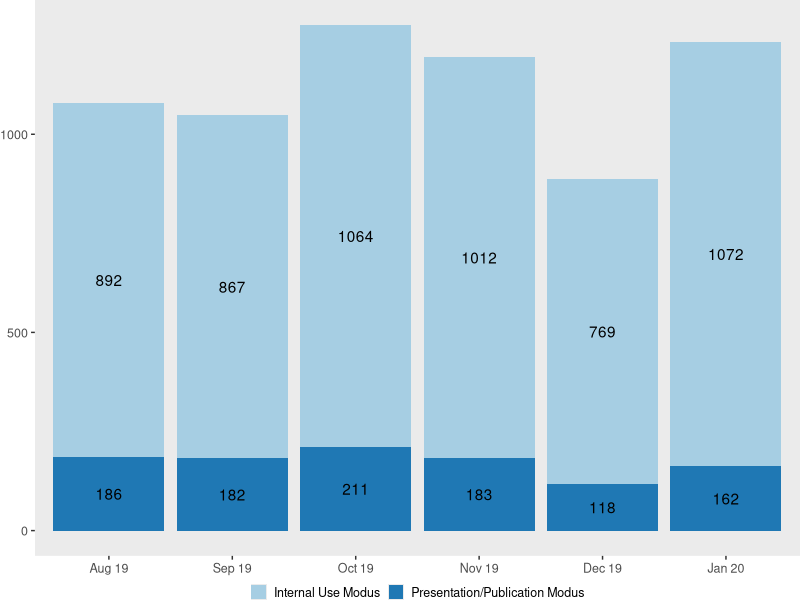
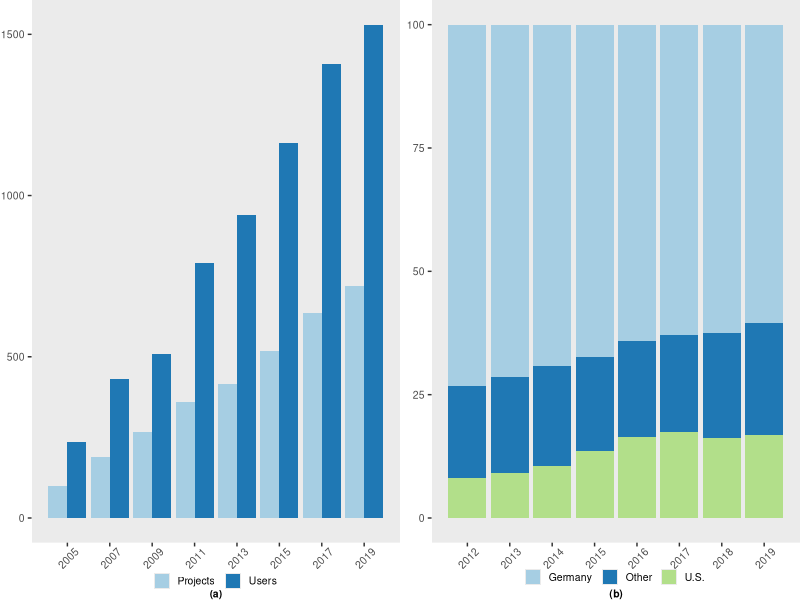
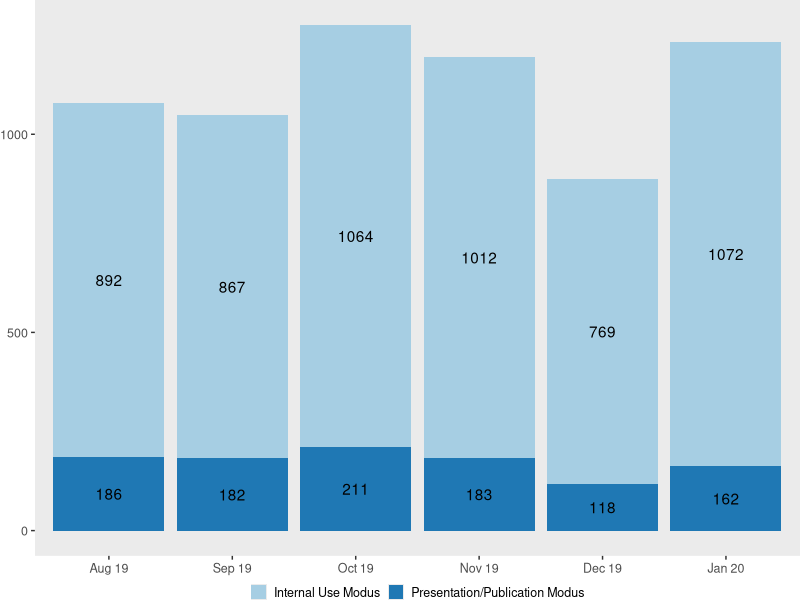
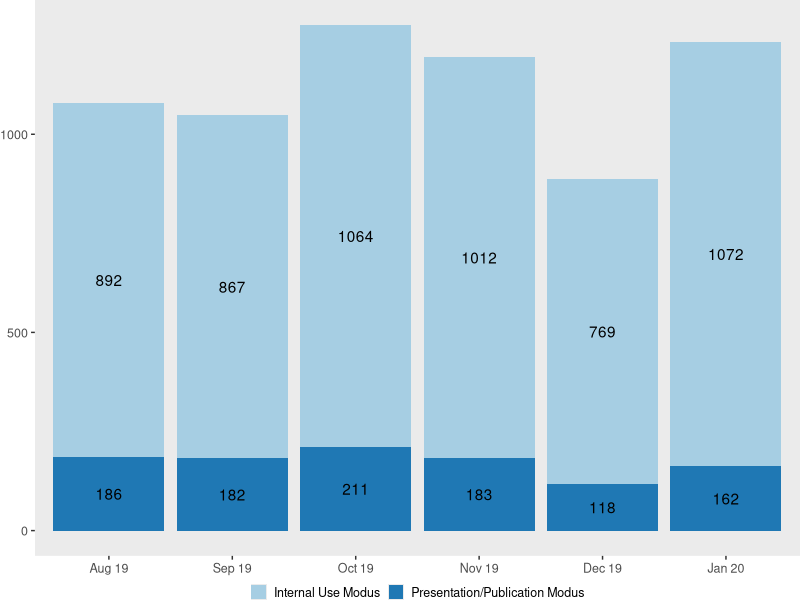
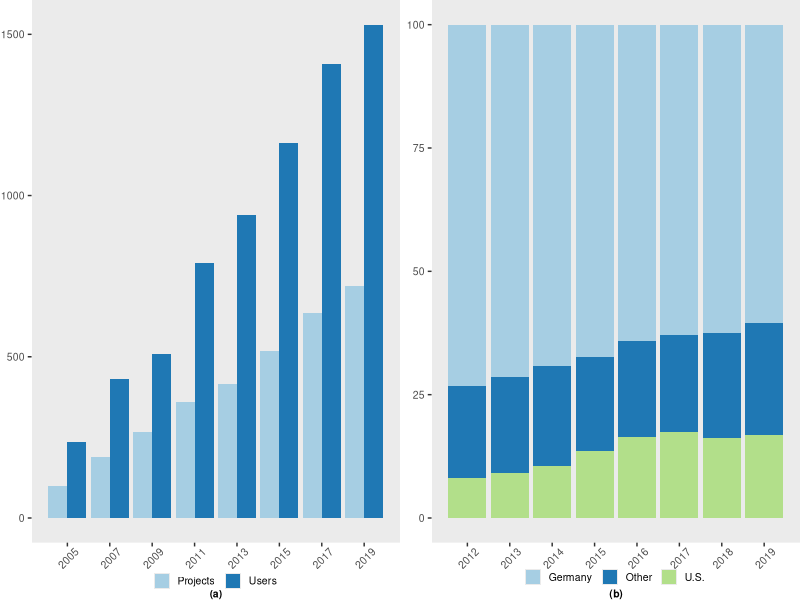
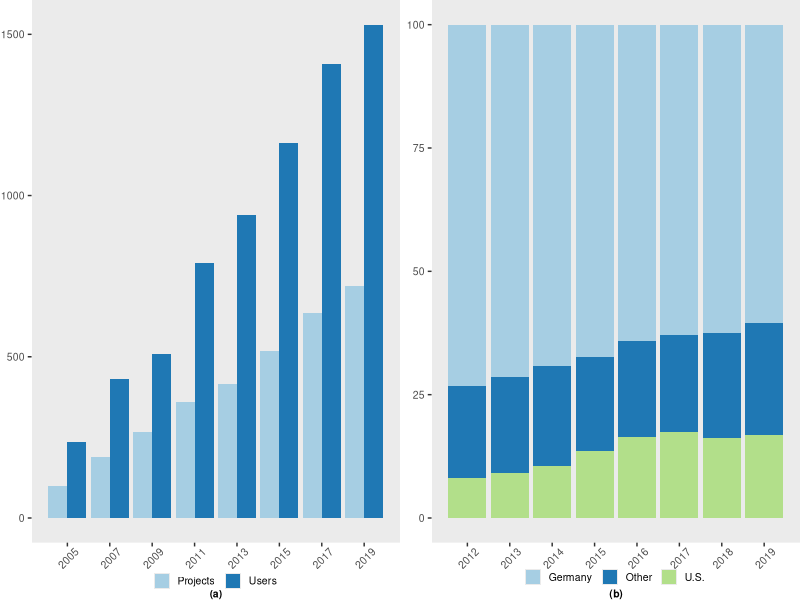
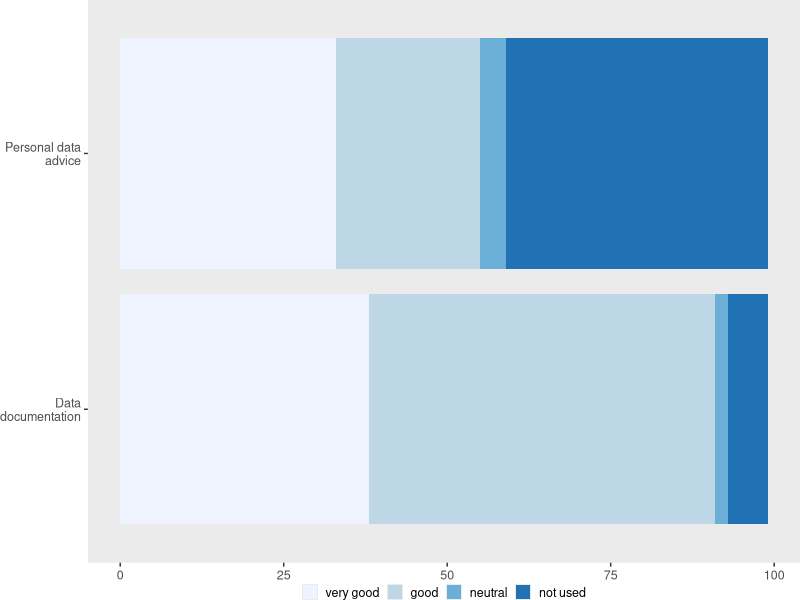
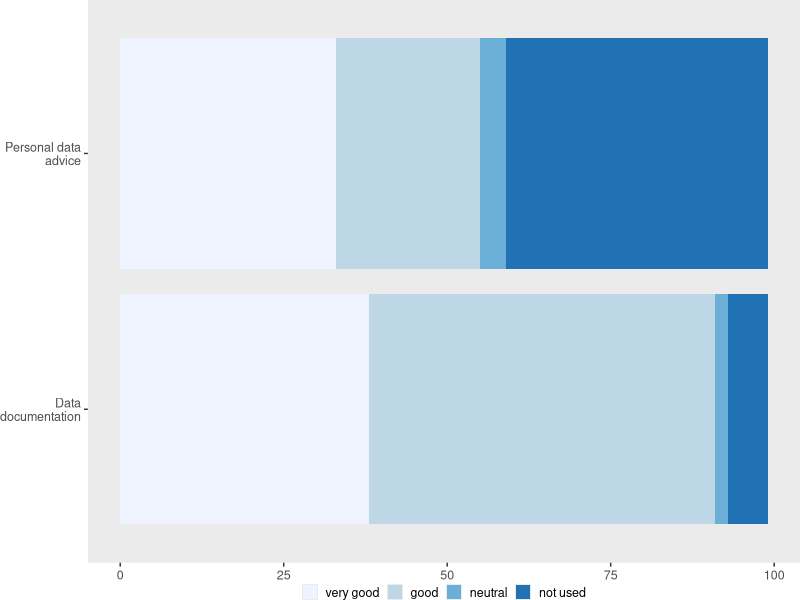

The R script that drew these images, in order:
# Author: Jim Shen
# Description: This will generate figures for the IAB chapter.
# This program no longer runs when the book is compiled. Past
# testing showed that ggpubr vastly increases the build time 
# for the book. Run this program separately.

library(ggplot2)
library(ggpubr)
library(RColorBrewer)

# Figure 1
iabf1data <- read.csv("./assets/iab/figure1.csv")  # read csv file 

iabf1data$Date <- factor(iabf1data$Date,levels = c("Aug 19", "Sep 19", "Oct 19", "Nov 19", "Dec 19", "Jan 20"))

iabfigure1 <- ggplot(iabf1data, aes(fill=Mode, y=Count, x=Date)) + 
  geom_bar(position="stack", stat="identity") +
  geom_text(aes(label=Count), position = position_stack(vjust=0.5)) +
  scale_fill_brewer(palette = "Paired") +
  theme(axis.title.x=element_blank(),
        axis.title.y=element_blank(),
        legend.title=element_blank(),
        axis.text.x=element_text(size=9),
        axis.text.y=element_text(size=9),
        legend.text=element_text(size=9),
        legend.key.size=unit(.8,"line"),
        panel.grid.major = element_blank(), panel.grid.minor = element_blank(),
        legend.position="bottom",
        legend.margin=margin(c(-10,0,0,0)),
        legend.box.margin=margin(c(5,0,0,0)),
        plot.margin=grid::unit(c(0,0,0,0), "mm"))

iabfigure1
ggsave("./assets/iab/iabfigure1.png", width = 4, height = 2.5, units = "in", dpi=600)
ggsave("./assets/iab/iabfigure1web.png", width=6, height=3.75,units="in",dpi=133)

# ggsave("./figures/iabfigure1.png",iabfigure1,dpi=300)
# pdffile <- "./figures/iabfigure1.pdf"
# if ( ! file.exists(pdffile) ) {
#   ggsave(pdffile,iabfigure1,dpi=pdfdpi)
# }

# Figure 2 - original Figure 2 and Figure 3 combined
iabf2data <- read.csv("./assets/iab/figure2.csv")  # read csv file
iabf3data <- read.csv("./assets/iab/figure3.csv")
iabf3data$Country <- factor(iabf3data$Country,levels = c("Germany","Other Countries","U.S."))

iabfigure2 <- ggplot(iabf2data, aes(fill=Projects, y=Count, x=Year)) + 
  geom_bar(position="dodge", stat="identity") +
  scale_x_continuous(breaks = seq(2005,2019, 2)) +
  scale_fill_brewer(palette = "Paired") +
  labs(caption="(a)") +
  theme(axis.title.x=element_blank(),
        axis.title.y=element_blank(),
        legend.title=element_blank(),
        plot.caption = element_text(size=7.5,margin=margin(c(0,0,0,0)),hjust=.5,face="bold"),
        panel.grid.major = element_blank(), panel.grid.minor = element_blank(),
        axis.text.x=element_text(size=7.5,angle = 45, vjust=.7),
        axis.text.y=element_text(size=7.5),
        legend.text=element_text(size=7.5),
        legend.position="bottom",
        legend.key.size=unit(.8,"line"),
        legend.margin=margin(c(-10,0,0,0)),
        legend.box.margin=margin(c(-3,0,0,0)),
        legend.spacing.x = unit(0.05, 'cm'),
        plot.margin=grid::unit(c(0,0,0,0), "mm")) +
  guides(fill=guide_legend(nrow=1))

iabfigure3 <- ggplot(iabf3data, aes(fill=Country, y=Percentage, x=Year)) + 
  geom_bar(position="stack", stat="identity") +
  scale_x_continuous(breaks = seq(2012,2019, 1)) +
  scale_fill_brewer(labels = c("Germany", "Other", "U.S."), palette = "Paired") +
  labs(caption="(b)") +
  theme(axis.title.x=element_blank(),
        axis.title.y=element_blank(),
        legend.title=element_blank(),
        plot.caption = element_text(size=7.5,margin=margin(c(0,0,0,0)),hjust=.5,face="bold"),
        panel.grid.major = element_blank(), panel.grid.minor = element_blank(),    
        axis.text.x=element_text(size=7.5,angle = 45, vjust=.7),
        axis.text.y=element_text(size=7.5),
        legend.text=element_text(size=7.5),
        legend.position="bottom",
        legend.direction="vertical",
        legend.key.size=unit(.8,"line"),
        legend.margin=margin(c(-10,0,0,0)),
        legend.box.margin=margin(c(-8,0,0,0)),
        legend.spacing.x = unit(0.05, 'cm'),
        plot.margin=grid::unit(c(0,0,0,0), "mm")) + 
  guides(fill=guide_legend(nrow=1))

iabfigure23<-ggarrange(iabfigure2, iabfigure3, ncol=2, nrow=1, align="hv")

iabfigure23

ggsave("./assets/iab/iabfigure2.png", width = 4, height = 2.5, units = "in", dpi=600)
ggsave("./assets/iab/iabfigure2web.png", width = 6, height = 3.75, units = "in", dpi=133)

# Figure 4

iabf4data <- read.csv("./assets/iab/figure4.csv") 

iabf4data$Rating <- factor(iabf4data$Rating,levels = c("very good","good","neutral","not used"))

iabfigure4 <- ggplot(iabf4data, aes(fill=Rating, y=Percentage, x=Type)) + 
  coord_flip() +
  geom_bar(position = position_stack(reverse = TRUE), stat="identity") +
  scale_fill_brewer(palette = "Blues") +
  scale_x_discrete(labels=c("Data\ndocumentation","Personal data\nadvice"))+
  theme(axis.title.x=element_blank(),
        axis.title.y=element_blank(),
        legend.title=element_blank(),
        axis.text.x=element_text(size=9),
        axis.text.y=element_text(size=9),
        panel.grid.major = element_blank(), panel.grid.minor = element_blank(),    
        legend.text=element_text(size=9),
        legend.key.size=unit(.8,"line"),
        legend.position="bottom",
        legend.margin=margin(c(-10,0,0,0)),
        legend.box.margin=margin(c(0,0,0,0)),
        plot.margin=grid::unit(c(0,0,0,0), "mm"))


ggsave("./assets/iab/iabfigure3.png", width = 4, height = 1.5, units = "in", dpi=600)
ggsave("./assets/iab/iabfigure3web.png", width = 6, height = 2.25, units = "in", dpi=133)
